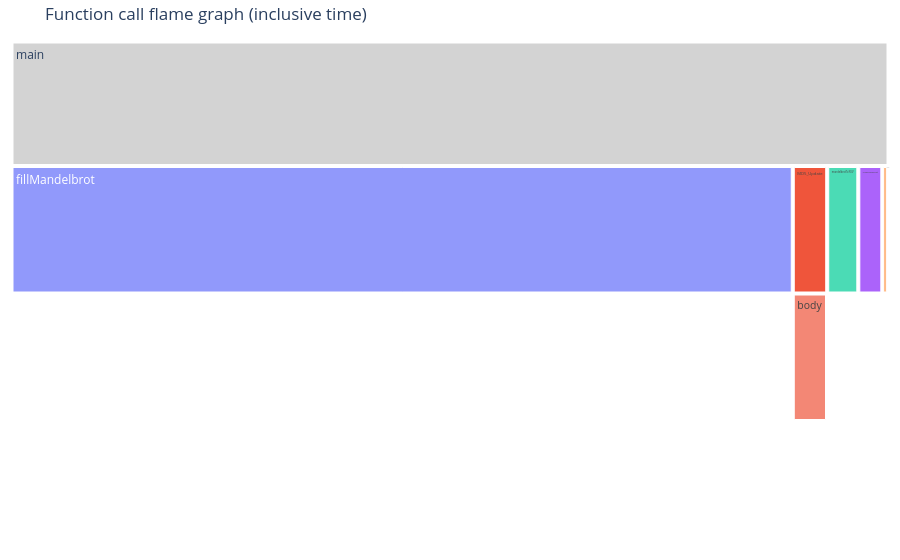

Notebook code cell kept with this figure:
### Markdown cell above
### 2.1 Flame Graph view of the function call tree

This flame graph represents the inclusive CPU time of each function in the call tree. The wider a block, the more time it spent including its descendants.

### Code cell
# Plot the call hierarchy as an inclusive-time flame graph
flame_graph = trace_parser.build_flamegraph(calls)
flame_graph

### Figure 1 — Plotly figure (JSON) as saved in the notebook; plotly's stock layout.template omitted (floating-point values rounded to 4 significant figures; data arrays with more than 128 entries replaced by an {"elided": "..."} marker saying what was removed)
{"data": [{"branchvalues": "total", "customdata": {"elided": "18x10 mixed values"}, "hoverlabel": {"namelength": 80}, "hovertemplate": "<b>%{label}</b><br>file: %{customdata[9]}<br>calls: %{customdata[0]}<br>inclusive time: %{customdata[1]} us<br>exclusive time: %{customdata[2]} us<br>avg incl: %{customdata[3]:.2f} us<br>avg excl: %{customdata[4]:.2f} us<br>parent incl: %{customdata[5]:.2f}%<br>parent excl: %{customdata[6]:.2f}%<br>total incl: %{customdata[7]:.2f}%<br>total excl: %{customdata[8]:.2f}%<extra></extra>", "ids": ["main:0x402570:root:0", "yuvDisplayInit:0x404700:main:0x402570:root:0:1", "startTiming:0x4028e0:yuvDisplayInit:0x404700:main:0x402570:root:0:1:2", "startTiming:0x4028e0:main:0x402570:root:0:3", "fillMandelbrot:0x4029f0:main:0x402570:root:0:4", "MD5_Update:0x4040c0:main:0x402570:root:0:5", "MD5_Init:0x403580:MD5_Update:0x4040c0:main:0x402570:root:0:5:6", "body:0x4035d0:MD5_Update:0x4040c0:main:0x402570:root:0:5:7", "MD5_Final:0x403db0:MD5_Update:0x4040c0:main:0x402570:root:0:5:8", "body:0x4035d0:MD5_Final:0x403db0:MD5_Update:0x4040c0:main:0x402570:root:0:5:8:9", "mandelbrotToYUV:0x402d20:main:0x402570:root:0:10", "yuvDisplay:0x404a00:main:0x402570:root:0:11", "stopTiming:0x402920:yuvDisplay:0x404a00:main:0x402570:root:0:11:12", "startTiming:0x4028e0:yuvDisplay:0x404a00:main:0x402570:root:0:11:13", "exitCallBack:0x4046a0:yuvDisplay:0x404a00:main:0x402570:root:0:11:14", "stopTiming:0x402920:main:0x402570:root:0:15", "yuvFinalize:0x404ca0:main:0x402570:root:0:16", "exitCallBack:0x4046a0:yuvFinalize:0x404ca0:main:0x402570:root:0:16:17"], "labels": ["main", "yuvDisplayInit", "startTiming", "startTiming", "fillMandelbrot", "MD5_Update", "MD5_Init", "body", "MD5_Final", "body", "mandelbrotToYUV", "yuvDisplay", "stopTiming", "startTiming", "exitCallBack", "stopTiming", "yuvFinalize", "exitCallBack"], "parents": ["", "main:0x402570:root:0", "yuvDisplayInit:0x404700:main:0x402570:root:0:1", "main:0x402570:root:0", "main:0x402570:root:0", "main:0x402570:root:0", "MD5_Update:0x4040c0:main:0x402570:root:0:5", "MD5_Update:0x4040c0:main:0x402570:root:0:5", "MD5_Update:0x4040c0:main:0x402570:root:0:5", "MD5_Final:0x403db0:MD5_Update:0x4040c0:main:0x402570:root:0:5:8", "main:0x402570:root:0", "main:0x402570:root:0", "yuvDisplay:0x404a00:main:0x402570:root:0:11", "yuvDisplay:0x404a00:main:0x402570:root:0:11", "yuvDisplay:0x404a00:main:0x402570:root:0:11", "main:0x402570:root:0", "main:0x402570:root:0", "yuvFinalize:0x404ca0:main:0x402570:root:0:16"], "root": {"color": "lightgrey"}, "tiling": {"orientation": "v", "pad": 3}, "type": "icicle", "values": [5024557, 137508, 9, 1, 4476008, 197511, 29, 196285, 87, 27, 178138, 30944, 161, 30, 137, 1, 3593, 4]}], "layout": {"font": {"size": 12}, "margin": {"b": 10, "l": 10, "r": 10, "t": 40}, "paper_bgcolor": "white", "plot_bgcolor": "white", "title": {"text": "Function call flame graph (inclusive time)"}}}
